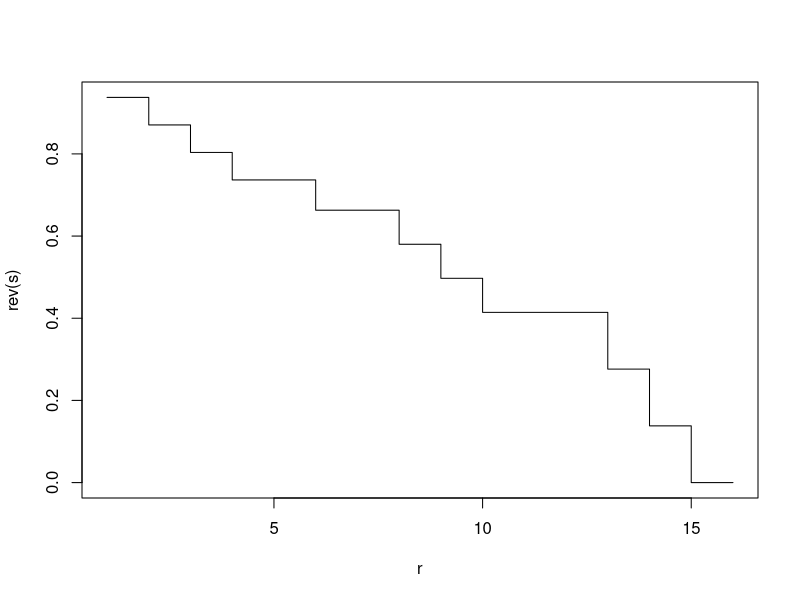

Write the R code that produced this figure.
##--------------------------------------------------------
# Matthew Anderson
# Biostat Methods II
# CA #10
# April 15, 2019
##--------------------------------------------------------

###------Question 1

# vector of relapse where 1=relapse, 0=no relapse
d<-c(1,0,1,1,1,0,1,0,1,1,1,0,0,1,1,1)

# vector of number of subjects at risk after t_{j-1}
r<-c(16:1)

#cumulative product 
s<-cumprod(1-d/r)

# survival plot 
plot(r,rev(s),"s")

# print table of r, d, and s at each time, t_i
cbind(r,d,s)

###------------- Question 2

# a)
# time vector
time<-c(10,11,11,15,19,21,24,28,29,29,30,31,32,32,35,36)

# our estimate of lamda, lamda_hat
lamda_hat<-sum(d)/sum(time)
lamda_hat

# the standard error of lamda_hat
se<-lamda_hat/sqrt(sum(d))
se

# b) 

# estimate of survival function at each t assuming exponential distribution
exp(-lamda_hat*time)

# answer from the product moment to compare 
s

# the estimates are quite different 
# constant hazard assumption is violated so we should not assume an exponential distribution  